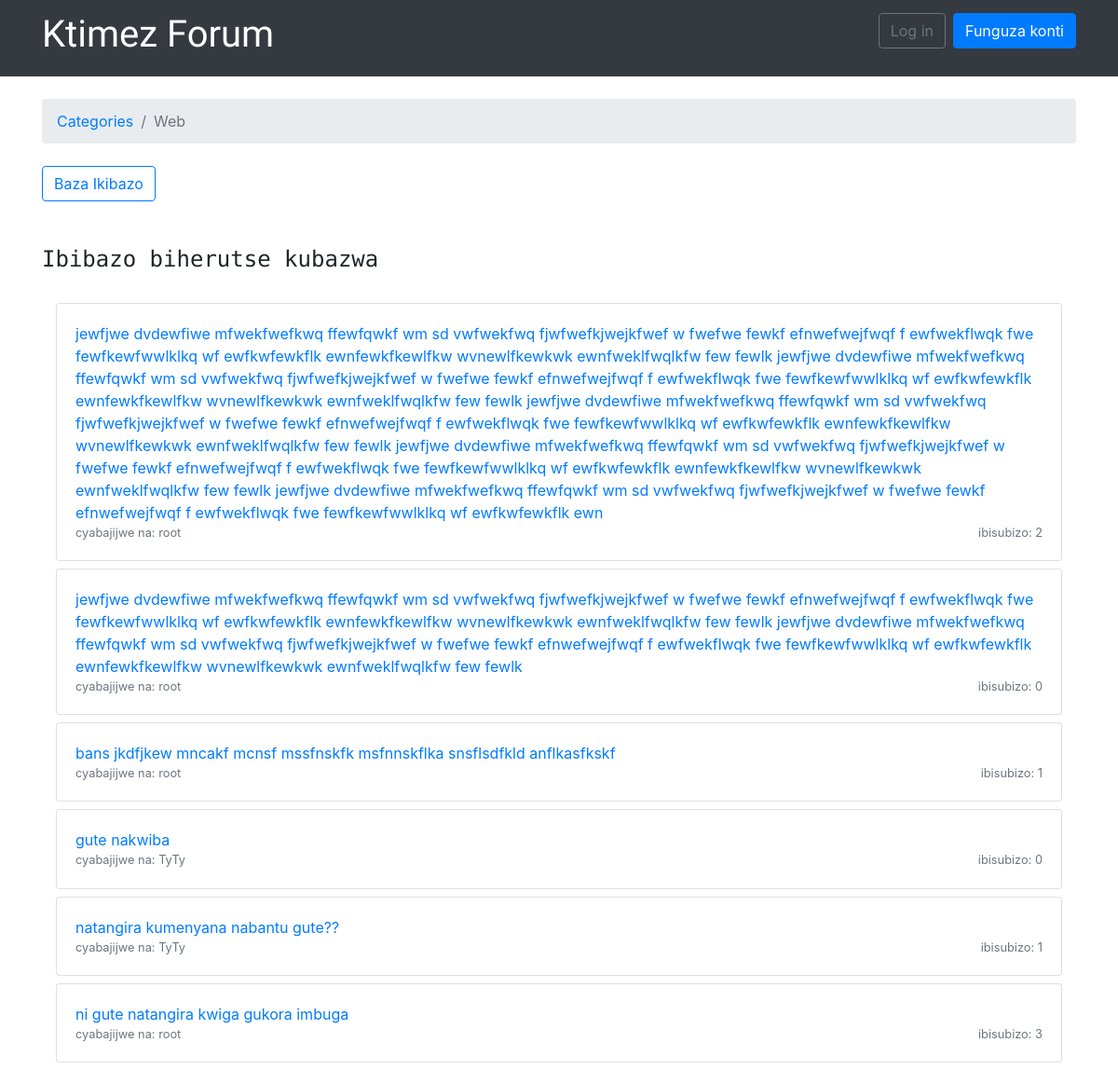
The app's page /category/1/, older data.
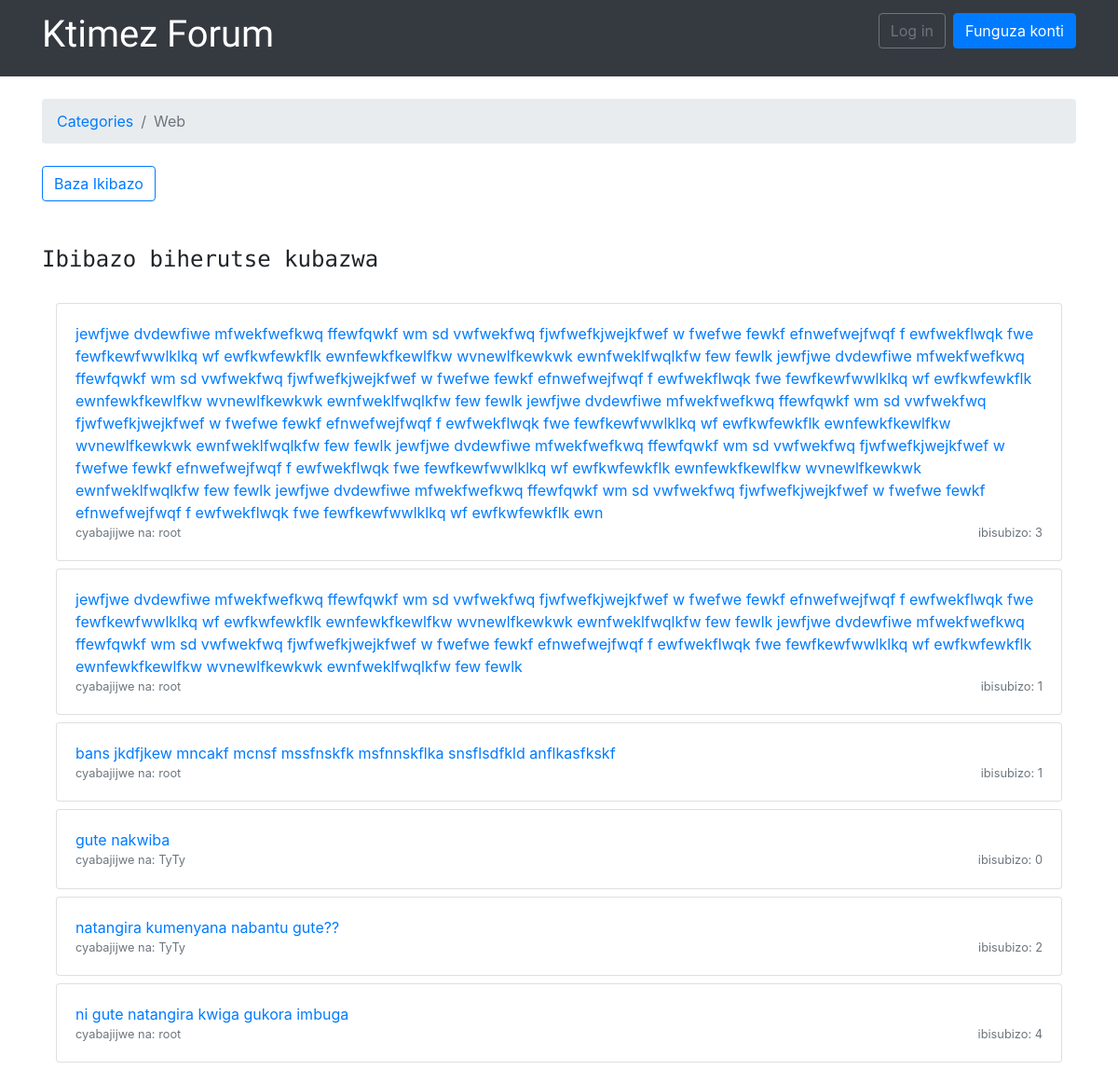
The same page, newer data.
### categories/models.py (models this page shows, shortened)
class Topic(models.Model):
    subject = models.TextField(max_length=1000)
    last_updated = models.DateTimeField(auto_now_add=True)
    category = models.ForeignKey(Category, related_name='topics')
    starter = models.ForeignKey(User, related_name='topics')
    views = models.PositiveIntegerField(default=0)

### categories/views.py (the view)
# urls.py: url(r'^category/(?P<pk>\d+)/$', views.category_topics, name='category_topics'),
def category_topics(request, pk):
    cat = get_object_or_404(Category, pk=pk)
    topics = cat.topics.order_by('-last_updated').annotate(number_of_replies=Count('replies'))
    return render(request, 'topics.html', {'cat': cat, 'topics':topics})

### templates/topics.html (shortened to what this page needs)
{% extends 'base.html' %}
{% block breadcrumb %}
  <li class="breadcrumb-item"><a href="{% url 'home' %}">Categories</a></li>
  <li class="breadcrumb-item active">{{ cat.name }}</li>
{% endblock %}
{% block content %}
<div class="mb-4">
    <a href="{% url 'new_topic' cat.pk %}" class="btn btn-outline-primary">Baza Ikibazo </a>
  </div>
<br>
<h4 style="font-family:'Monofett';">Ibibazo biherutse kubazwa </h4>
<br>
<div class="container" >
  {% for topic in topics %}
  <div class="card mb-2">
      <div class="card-body ">
        <a href="{% url 'topic_posts' cat.pk topic.pk %}">{{ topic.subject }}</a>
        <div class="row">
          <div class="col-6">
            <small class="text-muted">cyabajijwe na: {{ topic.starter.username }}</small>
          </div>
          <div class="col-6 text-right">
            <small class="text-muted">ibisubizo: {{ topic.number_of_replies }}</small>
          </div>
        </div>
      </div>
    </div>
  {% endfor %}
</div>
{% endblock %}

Row changes from the older to the newer data that the page shows:
changed Topic (number 1 of 6 on the later page): number_of_replies "2" → "3"
changed Topic (number 2 of 6 on the later page): number_of_replies "0" → "1"
changed Topic "natangira kumenyana nabantu gute??": number_of_replies "1" → "2"
changed Topic "ni gute natangira kwiga gukora imbuga": number_of_replies "3" → "4"
